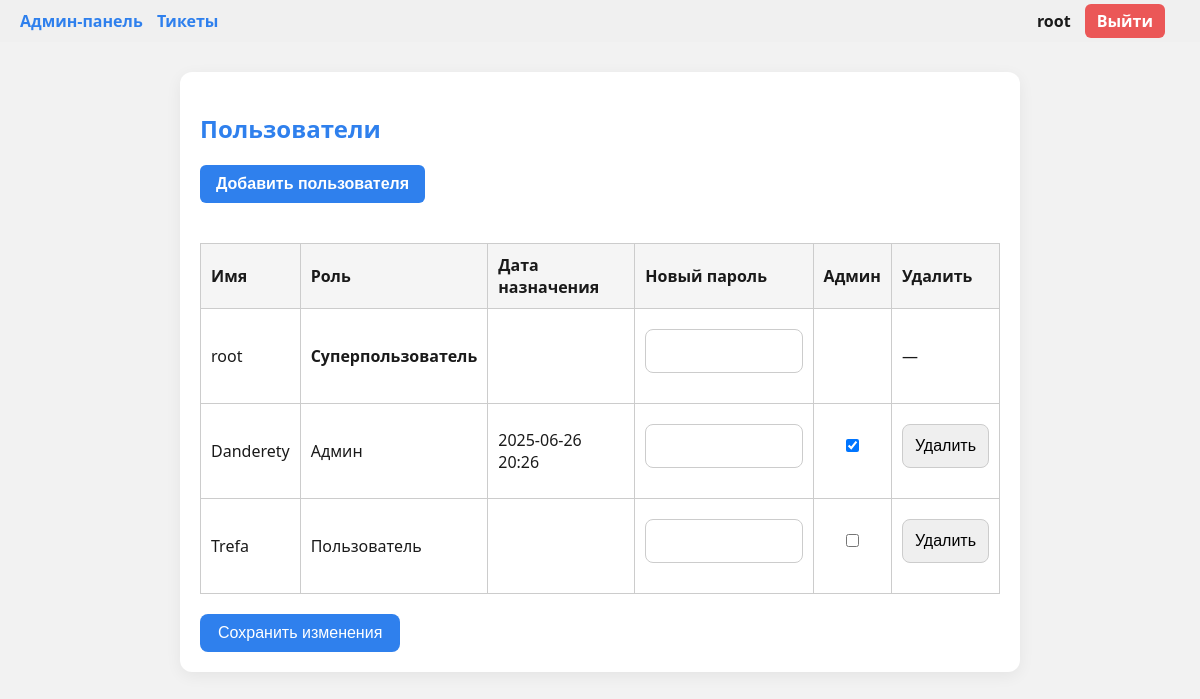
Page /users (signed in) on the earlier database version.
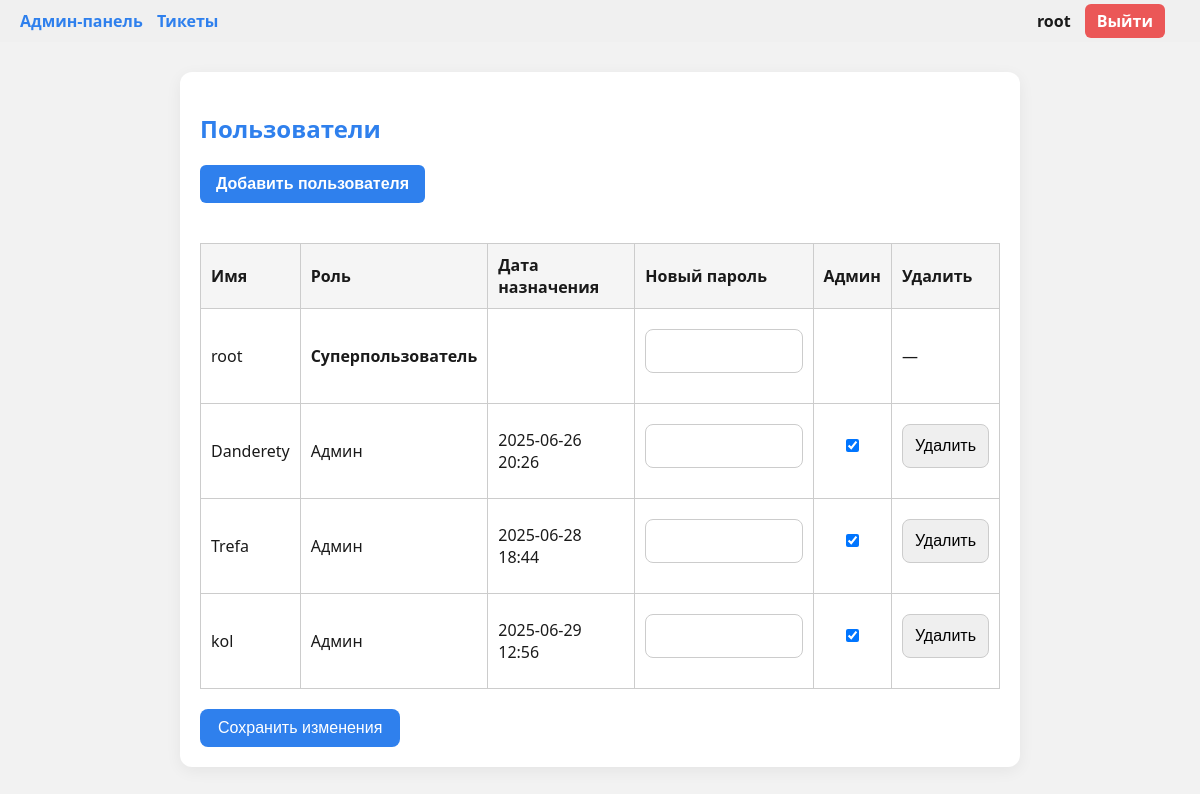
Same page on the later database version.
### app/models.py (models this page shows, shortened)
class User(UserMixin, db.Model):
    id = db.Column(db.Integer, primary_key=True)
    username = db.Column(db.String(64), unique=True, nullable=False)
    password = db.Column(db.String(128), nullable=False)
    is_admin = db.Column(db.Boolean, default=False)
    is_super = db.Column(db.Boolean, default=False)
    admin_assigned_at = db.Column(db.DateTime, nullable=True)
    tickets = db.relationship('Ticket', backref='user', cascade="all, delete", passive_deletes=True)

### app/routes.py (the view, shortened to what this page needs)
@routes_bp.route('/users', methods=['GET', 'POST'])
@login_required
def users():
    if not current_user.is_super:
        return redirect(url_for('routes_bp.submit_ticket'))
    users = User.query.all()
    return render_template('users.html', users=users)

### app/__init__.py (called while the page is built)
def create_app():
    TEMPLATE_DIR = os.path.join(os.path.dirname(basedir), "templates")
    STATIC_DIR = os.path.join(os.path.dirname(basedir), "static")
    app = Flask(__name__, template_folder=TEMPLATE_DIR, static_folder=STATIC_DIR)
    app.config.from_object(Config)
    db.init_app(app)
    login_manager.init_app(app)
    socketio.init_app(app)
    @login_manager.user_loader
    def load_user(user_id):
        from app.models import User  # импорт здесь, чтобы избежать циклической зависимости
        return User.query.get(int(user_id))
    with app.app_context():
        from app import models  # 👈 импорт только здесь!
        db.create_all()
    from app.routes import routes_bp
    app.register_blueprint(routes_bp)
    return app, socketio

### templates/users.html (shortened to what this page needs)
<!DOCTYPE html>
<html lang="ru">
<head>
  <link rel="stylesheet" href="{{ url_for('static', filename='users.css') }}">
</head>
<body>
  {% include 'topbar.html' %}
  <div class="container">
    <h2>Пользователи</h2>
    <button type="button" class="open-user-modal-btn" onclick="openUserModal()">Добавить пользователя</button>
    <form method="POST">
      <div class="table-wrapper">
        <table class="user-table">
          <thead>
            <tr>
              <th>Имя</th>
              <th>Роль</th>
              <th>Дата назначения</th>
              <th>Новый пароль</th>
              <th>Админ</th>
              <th>Удалить</th>
            </tr>
          </thead>
          <tbody>
            {% for user in users %}
            <tr>
              <td data-label="Имя">{{ user.username }}</td>
              <td data-label="Роль">
                {% if user.is_super %}<strong>Суперпользователь</strong>
                {% elif user.is_admin %}Админ
                {% else %}Пользователь{% endif %}
              </td>
              <td data-label="Дата назначения">{{ user.admin_assigned_at.strftime('%Y-%m-%d %H:%M') if user.admin_assigned_at else '' }}</td>
              <td data-label="Новый пароль">
                <input type="text" name="password_{{ user.id }}">
              </td>
              <td data-label="Админ">
                {% if not user.is_super %}
                <input type="checkbox" name="admin_{{ user.id }}" {% if user.is_admin %}checked{% endif %}>
                {% endif %}
              </td>
              <td data-label="">
                {% if not user.is_super %}
                <input type="submit" name="delete_{{ user.id }}" value="Удалить">
                {% else %}—{% endif %}
              </td>
            </tr>
            {% endfor %}
          </tbody>
        </table>
      </div>
      <div class="blockk">
        <button type="submit">Сохранить изменения</button>
      </div>
    </form>
  </div>
</body>
</html>

### templates/topbar.html (shortened to what this page needs)
{% if request.endpoint not in ['routes_bp.login', 'routes_bp.register'] %}
  <div class="topbar">
    <div class="left-links">
      {% if current_user.is_authenticated %}
        {% if current_user.is_admin and request.endpoint != 'routes_bp.admin_panel' %}
          <a href="{{ url_for('routes_bp.admin_panel') }}" class="topbar-btn">Админ-панель</a>
        {% endif %}
        {% if request.endpoint != 'routes_bp.submit_ticket' %}
          <a href="{{ url_for('routes_bp.submit_ticket') }}" class="topbar-btn">Тикеты</a>
        {% endif %}
      {% endif %}
    </div>
    <div class="right-links">
      {% if current_user.is_authenticated %}
        <span class="username">{{ current_user.username }}</span>
        <a href="{{ url_for('routes_bp.logout') }}" class="logout-btn">Выйти</a>
      {% endif %}
    </div>
  </div>
{% endif %}

### static/users.css (style rules this page uses)
.container { padding: 20px; }
.user-table { width: 100%; border-collapse: collapse; margin-top: 20px; }
.user-table th, .user-table td { border: 1px solid #ccc; padding: 10px; text-align: left; }
.user-table th { background-color: #f5f5f5; }
.open-user-modal-btn { background-color: #2F80ED; color: white; font-weight: bold; padding: 10px 16px; border: none; border-radius: 6px; cursor: pointer; margin-bottom: 20px; }
.blockk { margin-top: 20px; }

### static/base.css (style rules this page uses)
body { margin: 0; padding: 0; font-family: 'Segoe UI', sans-serif; background-color: #F2F2F2; color: #1A1A1A; }
.container { max-width: 800px; margin: 30px auto; padding: 20px; background-color: #FFFFFF; border-radius: 12px; box-shadow: 0 4px 16px rgba(0, 0, 0, 0.06); }
h1, h2, h3 { color: #2F80ED; }
input, select, textarea { width: 100%; padding: 12px; margin: 10px 0 20px; border: 1px solid #ccc; border-radius: 8px; font-size: 1rem; box-sizing: border-box; }
button, .btn { background-color: #2F80ED; color: white; padding: 10px 18px; border: none; border-radius: 8px; cursor: pointer; font-size: 1rem; transition: background-color 0.3s ease; }
.topbar { display: flex; justify-content: space-between; align-items: center; padding: 10px 20px; background-color: #f0f0f0; font-size: 1rem; margin-bottom: 20px; }
.topbar a { text-decoration: none; margin-right: 15px; color: #2F80ED; font-weight: bold; }
.topbar a.logout-btn { background-color: #eb5757; color: white; padding: 6px 12px; border-radius: 6px; }
.topbar .username { margin-right: 10px; font-weight: bold; }
.left-links a { margin-right: 10px; }

Differences in the rows shown:
changed User "Trefa": admin_assigned_at (not shown) → "2025-06-28 18:44"; is_admin "☐" → "☑"; is_admin "Пользователь" → "Админ"
added User: username "kol", is_super "Админ", admin_assigned_at "2025-06-29 12:56", is_admin "☑"
